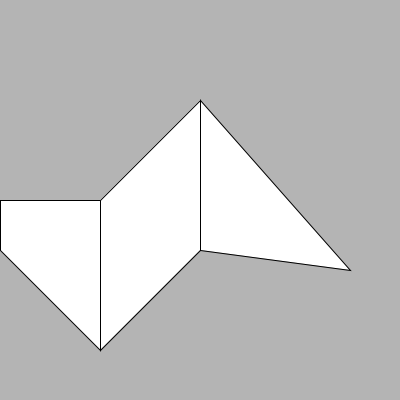
Frame 1 (no input)
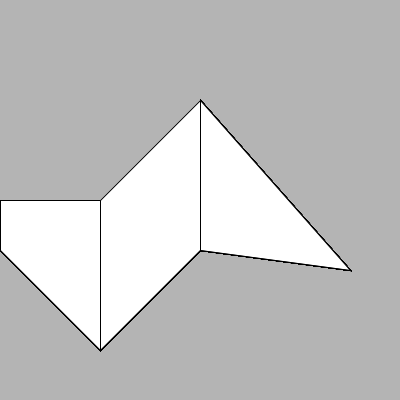
Frame 60 (the mouse pressed at the canvas centre just before this capture)
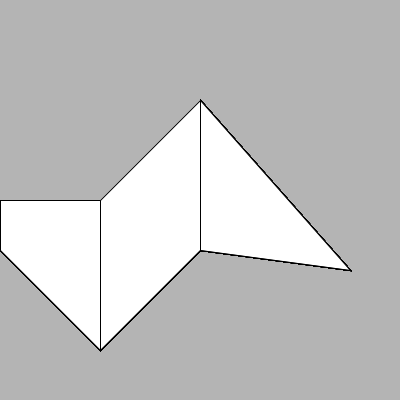
Frame 120 (the mouse held since frame 60 and released just before this capture)

The Processing sketch that drew these frames (run headless with seeded random() and noise(); from frame 60 on, the mouse is pressed at the canvas centre):

// Processing sketch: processing_28022
// ── processing_28022.pde


              void setup() {
  size (400,400);
  background (180);
}

void draw () {
  quad(0,250,0,200,100,200,100,350);
  quad(100,200,100,350,200,250,200,100);
  triangle(200,250,200,100,350,270);
  }
                
